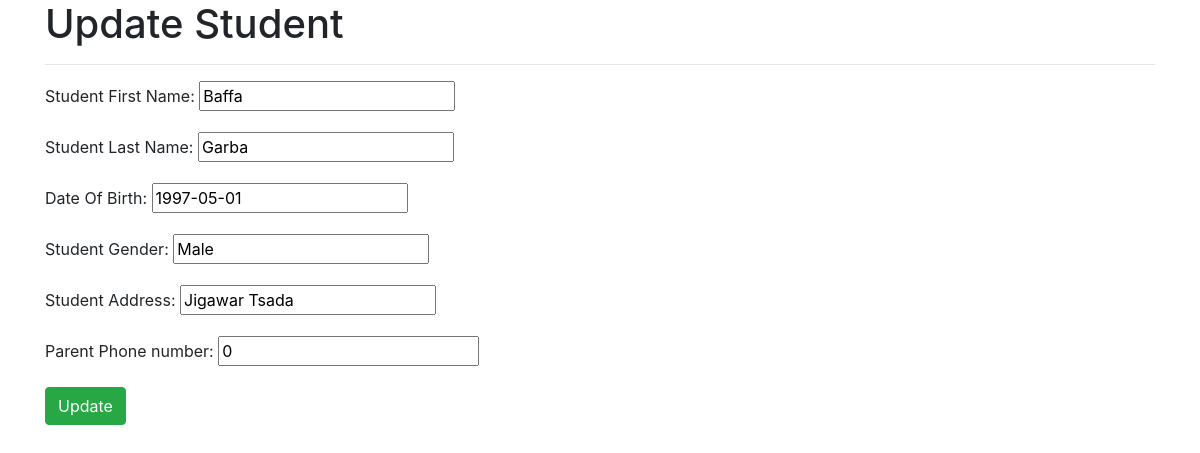
The app's page /update/2/ with its own data.
### blogapp/models.py (models this page shows, shortened)
class Student(models.Model):
    first_name = models.CharField(("Student First Name"), max_length=50)
    last_name = models.CharField(("Student Last Name"), max_length=50)
    age = models.DateField(("Date Of Birth"), auto_now=False, auto_now_add=False)
    gender = models.CharField(("Student Gender"), max_length=10)
    address = models.CharField(("Student Address"),max_length=100)
    phone = models.BigIntegerField(("Parent Phone number"))
    admission_date = models.DateTimeField(("Student admission Date Time"), auto_now=False, auto_now_add=True)
    class Meta:
        ordering = ['-admission_date']

### blogapp/views.py (the view)
# urls.py: path("update/<int:pk>/", StudentUpdateView.as_view(), name="student_update"),
class StudentUpdateView(UpdateView):
    model = Student
    fields = ('__all__')
    template_name = 'register/update.html'
    success_url = reverse_lazy('student_list')

### blogapp/templates/register/update.html (shortened to what this page needs)
{% extends 'base.html' %}
{% block content %}
    <div class="container">
    <h1>Update Student</h1>
    <hr>
    <form action="" method="post">
        {{ form.as_p }}
        <button  id="btn" class="btn btn-success" type="submit"> Update</button>
    </form>
    </div>
{% endblock content %}

### records on screen
Student: first_name "Baffa", last_name "Garba", age "1997-05-01", gender "Male", address "Jigawar Tsada", phone "0"
